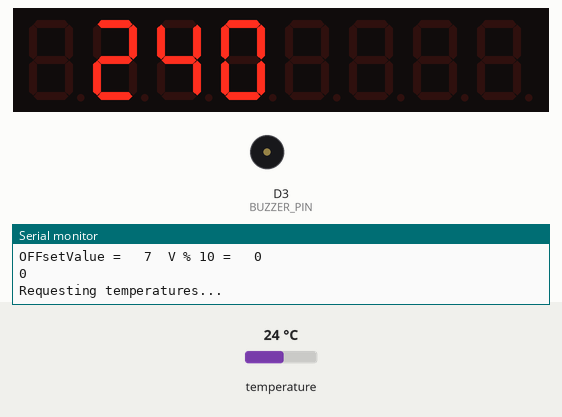
Bench run of a sketch on a simulated ESP8266 (NodeMCU). On the bench: 8-digit seven-segment display, buzzer (waves = sounding, pin HIGH), the last lines printed to the serial monitor. The inputs (shaded band) are chosen by the test bench; at power-on: temperature 24 °C.

Above: at 2.4 s.
2.5 s: temperature set to 12 °C
At 3.8 s:
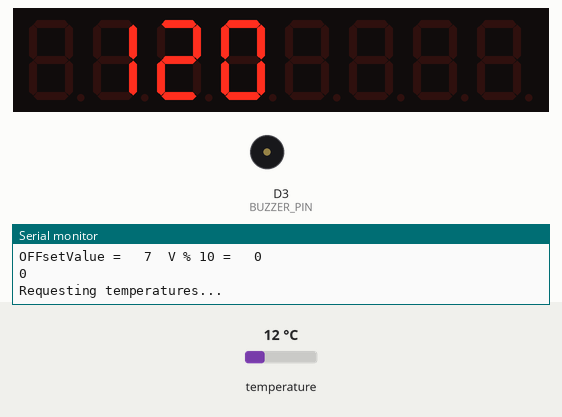
4.2 s: temperature set to 0 °C
At 5.1 s:
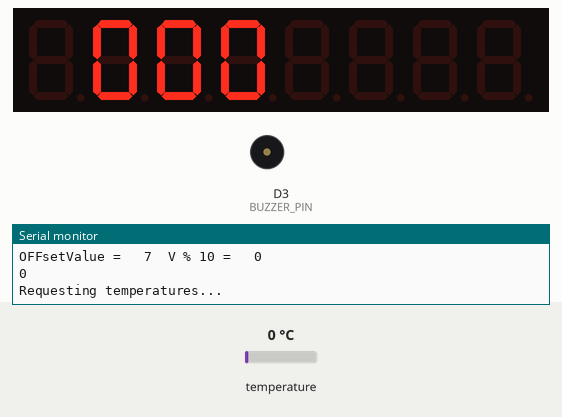
6.0 s: temperature set to 19 °C
At 7.6 s:
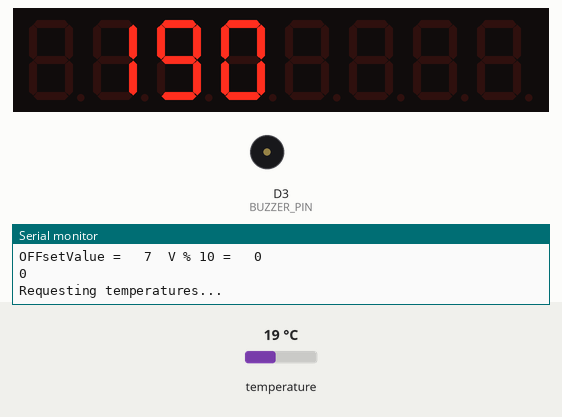
7.9 s: temperature set to 1 °C
At 9.1 s:
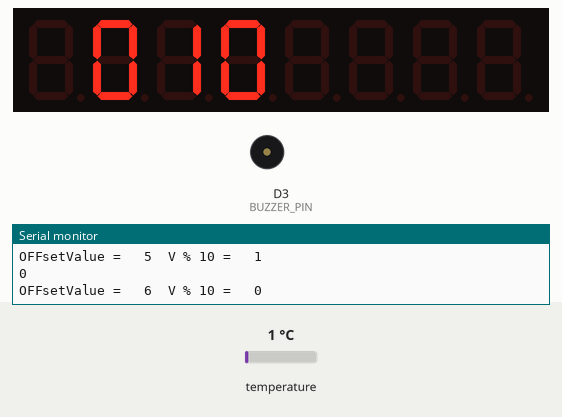
Timing chart, 0 to 10.7 s (numbered marks = the images above; inputs shaded):
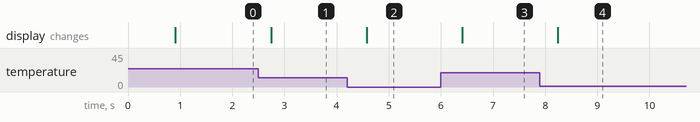

The sketch:

iNteli_Segement_Led.ino
```cpp
#include <LedControl.h>

// Include the libraries we need
#include <OneWire.h>
#include <DallasTemperature.h>

// Data wire is plugged into port 2 on the Arduino
#define ONE_WIRE_BUS D4
#define BUZZER_PIN D3

// Setup a oneWire instance to communicate with any OneWire devices (not just Maxim/Dallas temperature ICs)
OneWire oneWire(ONE_WIRE_BUS);
DallasTemperature sensors(&oneWire);
// Pass our oneWire reference to Dallas TemperatureDallasTem

// Define the number of MAX7219 devices in your setup
#define MAX_DEVICES 1

// Define the pins connected to the MAX7219
#define CLK_PIN   D5
#define DATA_PIN  D7
#define CS_PIN    D8


int offsetvalue = 4;
// Create a LedControl object
LedControl lc = LedControl(DATA_PIN, CLK_PIN, CS_PIN, MAX_DEVICES);
const unsigned int NUMBER_OF_DIGITS = 4;

void displayFloat(int value, unsigned int row = 0, unsigned int decimalPlaces = 1, unsigned int digitOffset = 0) {
  unsigned int total_length = NUMBER_OF_DIGITS;
  if (NUMBER_OF_DIGITS < decimalPlaces) {
    return;
  };

  if (value < 0) {
    lc.setChar(row, offsetvalue + 3, '-', false);
    total_length--;
  };
  Serial.print("toatal legth");
  Serial.print("\t");
  Serial.print(total_length);
  //  for (unsigned int i = 0; i < decimalPlaces; i ++) {
  //    value *= 10.0f;
  //  }
  Serial.print("\t");
  Serial.print("Value");
  Serial.print("\t");
  Serial.print(value);
  unsigned int v = (unsigned int) (value < 0 ? -value : value);


  Serial.print("\t");
  Serial.print("v = ");
  Serial.print("\t");
  Serial.println(v);
  if (value < 0) {
    for (unsigned int i = 0; i <= 2; i++) {
      offsetvalue = offsetvalue + 1;
      Serial.print("OFFsetValue = ");
      Serial.print("\t");
      Serial.print(offsetvalue);
      Serial.print("\t");
      Serial.print("V % 10 = ");
      Serial.print("\t");
      Serial.println(v % 10);
      lc.setDigit(row, offsetvalue , v % 10, false);
      if (v % 10 == 0) {
        lc.setChar(row, offsetvalue, '-', false);
      }
      if (offsetvalue == 7) offsetvalue = 4;

      v /= 10;
      Serial.println(v / 10);

    }

  } else {
    for (unsigned int i = 0; i <= 2; i++) {
      offsetvalue = offsetvalue + 1;
      Serial.print("OFFsetValue = ");
      Serial.print("\t");
      Serial.print(offsetvalue);
      Serial.print("\t");
      Serial.print("V % 10 = ");
      Serial.print("\t");
      Serial.println(v % 10);

      if (offsetvalue == 7) offsetvalue = 4;
      lc.setDigit(row, offsetvalue, v % 10, false);
      //  if (offsetvalue == 7) offsetvalue = 4;
      v /= 10;
      Serial.println(v / 10);

    }
  }
}

int temp = -30.5;
void setup() {
  Serial.begin(9600);
  // Initialize the MAX7219 device
  lc.shutdown(0, false);       // Wake up the display
  lc.setIntensity(0, 8);       // Set brightness level (0 is min, 15 is max)
  lc.clearDisplay(0);          // Clear the display
  Serial.println(sizeof(temp));
  pinMode(BUZZER_PIN,OUTPUT);

  // Start up the library
  sensors.begin();
}

char data[4];
float value;
void loop() {

  Serial.print("Requesting temperatures...");
  sensors.requestTemperatures(); // Send the command to get temperatures
  Serial.println("DONE");
  int tempC = sensors.getTempCByIndex(0);

  if (tempC != DEVICE_DISCONNECTED_C)
  {
    Serial.print("Temperature for the device 1 (index 0) is: ");
    Serial.println(tempC);
  }
  else
  {
    Serial.println("Error: Could not read temperature data");
  }

  Serial.println(tempC);
  Serial.println(sizeof(tempC));
  displayFloat(tempC, 0, 1);


}
```

Measured:
- after the input at 2.5 s, the display: changes after 0.24 s (image 1)
- after the input at 4.2 s, the display: changes after 0.38 s (image 2)
- after the input at 6.0 s, the display: changes after 0.41 s (image 3)
- after the input at 7.9 s, the display: changes after 0.34 s (image 4)
